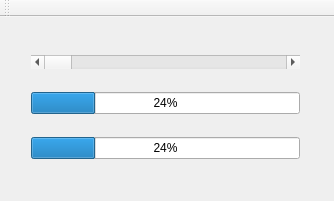
<?xml version="1.0" encoding="UTF-8"?>
<ui version="4.0">
 <class>MainWindow</class>
 <widget class="QMainWindow" name="MainWindow">
  <property name="geometry">
   <rect>
    <x>0</x>
    <y>0</y>
    <width>334</width>
    <height>201</height>
   </rect>
  </property>
  <property name="windowTitle">
   <string>MainWindow</string>
  </property>
  <widget class="QWidget" name="centralWidget">
   <widget class="QWidget" name="">
    <property name="geometry">
     <rect>
      <x>20</x>
      <y>10</y>
      <width>291</width>
      <height>161</height>
     </rect>
    </property>
    <layout class="QVBoxLayout" name="verticalLayout">
     <item>
      <widget class="QScrollBar" name="horizontalScrollBar">
       <property name="orientation">
        <enum>Qt::Horizontal</enum>
       </property>
      </widget>
     </item>
     <item>
      <widget class="QProgressBar" name="progressBar">
       <property name="value">
        <number>24</number>
       </property>
      </widget>
     </item>
     <item>
      <widget class="QProgressBar" name="progressBar_2">
       <property name="value">
        <number>24</number>
       </property>
      </widget>
     </item>
    </layout>
   </widget>
  </widget>
  <widget class="QToolBar" name="mainToolBar">
   <attribute name="toolBarArea">
    <enum>TopToolBarArea</enum>
   </attribute>
   <attribute name="toolBarBreak">
    <bool>false</bool>
   </attribute>
  </widget>
 </widget>
 <layoutdefault spacing="6" margin="11"/>
 <resources/>
 <connections/>
</ui>
